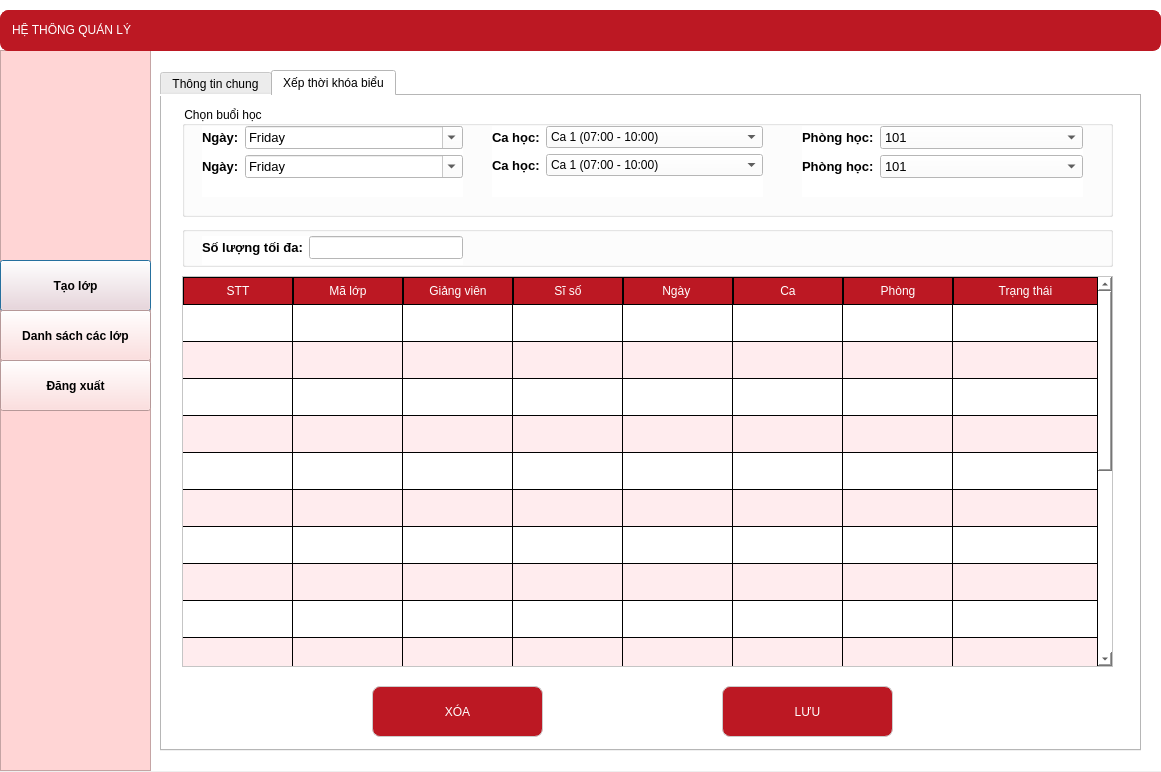
<?xml version="1.0" encoding="UTF-8"?>
<ui version="4.0">
 <class>Dialog</class>
 <widget class="QDialog" name="Dialog">
  <property name="geometry">
   <rect>
    <x>0</x>
    <y>0</y>
    <width>1161</width>
    <height>772</height>
   </rect>
  </property>
  <property name="windowTitle">
   <string>Dialog</string>
  </property>
  <widget class="QWidget" name="widget" native="true">
   <property name="geometry">
    <rect>
     <x>0</x>
     <y>0</y>
     <width>1161</width>
     <height>771</height>
    </rect>
   </property>
   <property name="styleSheet">
    <string notr="true">background: white;
</string>
   </property>
   <widget class="QFrame" name="frame">
    <property name="geometry">
     <rect>
      <x>0</x>
      <y>50</y>
      <width>151</width>
      <height>721</height>
     </rect>
    </property>
    <property name="styleSheet">
     <string notr="true">background:rgb(255, 213, 213)</string>
    </property>
    <property name="frameShape">
     <enum>QFrame::StyledPanel</enum>
    </property>
    <property name="frameShadow">
     <enum>QFrame::Raised</enum>
    </property>
    <widget class="QPushButton" name="Button_taolop">
     <property name="geometry">
      <rect>
       <x>0</x>
       <y>210</y>
       <width>151</width>
       <height>51</height>
      </rect>
     </property>
     <property name="font">
      <font>
       <pointsize>9</pointsize>
       <weight>75</weight>
       <bold>true</bold>
      </font>
     </property>
     <property name="text">
      <string>Tạo lớp</string>
     </property>
    </widget>
    <widget class="QPushButton" name="Button_dslop">
     <property name="geometry">
      <rect>
       <x>0</x>
       <y>260</y>
       <width>151</width>
       <height>51</height>
      </rect>
     </property>
     <property name="font">
      <font>
       <pointsize>9</pointsize>
       <weight>75</weight>
       <bold>true</bold>
      </font>
     </property>
     <property name="text">
      <string>Danh sách các lớp</string>
     </property>
    </widget>
    <widget class="QPushButton" name="Button_logout">
     <property name="geometry">
      <rect>
       <x>0</x>
       <y>310</y>
       <width>151</width>
       <height>51</height>
      </rect>
     </property>
     <property name="font">
      <font>
       <pointsize>9</pointsize>
       <weight>75</weight>
       <bold>true</bold>
      </font>
     </property>
     <property name="text">
      <string>Đăng xuất</string>
     </property>
    </widget>
   </widget>
   <widget class="QTabWidget" name="tabWidget_2">
    <property name="geometry">
     <rect>
      <x>160</x>
      <y>70</y>
      <width>981</width>
      <height>681</height>
     </rect>
    </property>
    <property name="currentIndex">
     <number>1</number>
    </property>
    <widget class="QWidget" name="tab_3">
     <attribute name="title">
      <string>Thông tin chung</string>
     </attribute>
     <widget class="QGroupBox" name="groupBox_5">
      <property name="geometry">
       <rect>
        <x>10</x>
        <y>10</y>
        <width>921</width>
        <height>551</height>
       </rect>
      </property>
      <property name="font">
       <font>
        <pointsize>9</pointsize>
        <weight>75</weight>
        <bold>true</bold>
       </font>
      </property>
      <property name="title">
       <string/>
      </property>
      <widget class="QWidget" name="formLayoutWidget_7">
       <property name="geometry">
        <rect>
         <x>20</x>
         <y>30</y>
         <width>881</width>
         <height>206</height>
        </rect>
       </property>
       <layout class="QFormLayout" name="formLayout_7">
        <item row="0" column="0">
         <widget class="QLabel" name="label_5">
          <property name="font">
           <font>
            <pointsize>10</pointsize>
            <weight>75</weight>
            <bold>true</bold>
           </font>
          </property>
          <property name="text">
           <string>Chọn khóa học:</string>
          </property>
         </widget>
        </item>
        <item row="0" column="1">
         <widget class="QComboBox" name="choosecourse_2">
          <property name="font">
           <font>
            <pointsize>10</pointsize>
           </font>
          </property>
          <item>
           <property name="text">
            <string>---Chọn khóa học---</string>
           </property>
          </item>
          <item>
           <property name="text">
            <string>Tiếng Anh giao tiếp cơ bản</string>
           </property>
          </item>
          <item>
           <property name="text">
            <string>Lớp nền tảng cho người mới bắt đầu</string>
           </property>
          </item>
          <item>
           <property name="text">
            <string>Lớp luyện thi Cambridge Mover</string>
           </property>
          </item>
          <item>
           <property name="text">
            <string>Lớp luyện thi Cambridge Flyer</string>
           </property>
          </item>
          <item>
           <property name="text">
            <string>Lớp luyện IELTS mục tiêu 5.0</string>
           </property>
          </item>
          <item>
           <property name="text">
            <string>Lớp luyện IELTS mục tiêu 6.0</string>
           </property>
          </item>
         </widget>
        </item>
        <item row="1" column="0">
         <widget class="QLabel" name="label_22">
          <property name="font">
           <font>
            <pointsize>10</pointsize>
            <weight>75</weight>
            <bold>true</bold>
           </font>
          </property>
          <property name="text">
           <string>Chọn kỹ năng:</string>
          </property>
         </widget>
        </item>
        <item row="1" column="1">
         <widget class="QComboBox" name="chooseskill_2">
          <property name="font">
           <font>
            <pointsize>10</pointsize>
           </font>
          </property>
          <item>
           <property name="text">
            <string>---Chọn kỹ năng---</string>
           </property>
          </item>
          <item>
           <property name="text">
            <string>Communication Listening</string>
           </property>
          </item>
          <item>
           <property name="text">
            <string>Communication Speaking</string>
           </property>
          </item>
          <item>
           <property name="text">
            <string>Basic Listening</string>
           </property>
          </item>
          <item>
           <property name="text">
            <string>Basic Speaking</string>
           </property>
          </item>
          <item>
           <property name="text">
            <string>Basic Reading</string>
           </property>
          </item>
          <item>
           <property name="text">
            <string>Basic Writing</string>
           </property>
          </item>
          <item>
           <property name="text">
            <string>Listening</string>
           </property>
          </item>
          <item>
           <property name="text">
            <string>Speaking</string>
           </property>
          </item>
          <item>
           <property name="text">
            <string>Reading</string>
           </property>
          </item>
          <item>
           <property name="text">
            <string>Writing</string>
           </property>
          </item>
         </widget>
        </item>
        <item row="2" column="0">
         <widget class="QLabel" name="label_7">
          <property name="font">
           <font>
            <pointsize>10</pointsize>
            <weight>75</weight>
            <bold>true</bold>
           </font>
          </property>
          <property name="text">
           <string>Thời lượng:</string>
          </property>
         </widget>
        </item>
        <item row="2" column="1">
         <widget class="QLabel" name="thoiluongkhoa_2">
          <property name="font">
           <font>
            <pointsize>10</pointsize>
           </font>
          </property>
          <property name="text">
           <string/>
          </property>
         </widget>
        </item>
        <item row="3" column="0">
         <widget class="QLabel" name="label_19">
          <property name="font">
           <font>
            <pointsize>10</pointsize>
            <weight>75</weight>
            <bold>true</bold>
           </font>
          </property>
          <property name="text">
           <string>Học phí:</string>
          </property>
         </widget>
        </item>
        <item row="4" column="0">
         <widget class="QLabel" name="label_20">
          <property name="font">
           <font>
            <pointsize>10</pointsize>
            <weight>75</weight>
            <bold>true</bold>
           </font>
          </property>
          <property name="text">
           <string>Tên lớp:</string>
          </property>
         </widget>
        </item>
        <item row="4" column="1">
         <widget class="QLineEdit" name="nameclass_2">
          <property name="font">
           <font>
            <pointsize>9</pointsize>
           </font>
          </property>
         </widget>
        </item>
        <item row="5" column="0">
         <widget class="QLabel" name="label_21">
          <property name="font">
           <font>
            <pointsize>10</pointsize>
            <weight>75</weight>
            <bold>true</bold>
           </font>
          </property>
          <property name="text">
           <string>Giảng viên phụ trách:</string>
          </property>
         </widget>
        </item>
        <item row="5" column="1">
         <widget class="QComboBox" name="gvphutrach_2">
          <property name="font">
           <font>
            <pointsize>10</pointsize>
           </font>
          </property>
          <item>
           <property name="text">
            <string>---Chọn giảng viên---</string>
           </property>
          </item>
          <item>
           <property name="text">
            <string>Nguyễn Minh Anh</string>
           </property>
          </item>
          <item>
           <property name="text">
            <string>Trần Thu Hà</string>
           </property>
          </item>
          <item>
           <property name="text">
            <string>Lê Hoàng Nam</string>
           </property>
          </item>
          <item>
           <property name="text">
            <string>Phạm Quỳnh Chi</string>
           </property>
          </item>
          <item>
           <property name="text">
            <string>Đỗ Thành Công</string>
           </property>
          </item>
          <item>
           <property name="text">
            <string>Võ Mỹ Linh</string>
           </property>
          </item>
          <item>
           <property name="text">
            <string>Bùi Quốc Bảo</string>
           </property>
          </item>
          <item>
           <property name="text">
            <string>Hoàng Gia Hân</string>
           </property>
          </item>
         </widget>
        </item>
        <item row="3" column="1">
         <widget class="QLabel" name="hocphi_2">
          <property name="font">
           <font>
            <pointsize>10</pointsize>
           </font>
          </property>
          <property name="text">
           <string/>
          </property>
         </widget>
        </item>
       </layout>
      </widget>
      <widget class="QGroupBox" name="groupBox_6">
       <property name="geometry">
        <rect>
         <x>20</x>
         <y>250</y>
         <width>881</width>
         <height>231</height>
        </rect>
       </property>
       <property name="title">
        <string/>
       </property>
       <widget class="QWidget" name="formLayoutWidget_8">
        <property name="geometry">
         <rect>
          <x>10</x>
          <y>10</y>
          <width>861</width>
          <height>111</height>
         </rect>
        </property>
        <layout class="QFormLayout" name="formLayout_8">
         <item row="0" column="0">
          <widget class="QLabel" name="label_23">
           <property name="font">
            <font>
             <pointsize>10</pointsize>
             <weight>75</weight>
             <bold>true</bold>
            </font>
           </property>
           <property name="text">
            <string>Ngày bắt đầu:</string>
           </property>
          </widget>
         </item>
         <item row="1" column="0">
          <widget class="QLabel" name="label_24">
           <property name="font">
            <font>
             <pointsize>10</pointsize>
             <weight>75</weight>
             <bold>true</bold>
            </font>
           </property>
           <property name="text">
            <string>Ngày kết thúc: </string>
           </property>
          </widget>
         </item>
         <item row="0" column="1">
          <widget class="QDateEdit" name="datestart_2">
           <property name="font">
            <font>
             <pointsize>10</pointsize>
            </font>
           </property>
           <property name="calendarPopup">
            <bool>true</bool>
           </property>
           <property name="date">
            <date>
             <year>2026</year>
             <month>5</month>
             <day>1</day>
            </date>
           </property>
          </widget>
         </item>
         <item row="1" column="1">
          <widget class="QDateEdit" name="dateEnd_2">
           <property name="font">
            <font>
             <pointsize>10</pointsize>
            </font>
           </property>
           <property name="calendarPopup">
            <bool>true</bool>
           </property>
           <property name="date">
            <date>
             <year>2026</year>
             <month>5</month>
             <day>1</day>
            </date>
           </property>
          </widget>
         </item>
        </layout>
       </widget>
      </widget>
     </widget>
     <widget class="QPushButton" name="save">
      <property name="geometry">
       <rect>
        <x>380</x>
        <y>580</y>
        <width>171</width>
        <height>51</height>
       </rect>
      </property>
      <property name="styleSheet">
       <string notr="true">QPushButton {
    /* Font Segoe UI, cỡ chữ 10pt, độ đậm 700 (Bold) */
    font: 700 10pt &quot;Segoe UI&quot;; 
    color: white;
    background-color: #bc1823;
    border-radius: 8px; /* Bo góc 8px theo yêu cầu của bạn */
    padding: 12px;      /* Padding 12px theo yêu cầu của bạn */
    border: 1px solid #ccc;
    text-transform: uppercase; /* In hoa toàn bộ chữ để trông quyền lực hơn (tùy chọn) */
}

QPushButton:hover {
    background-color: #ffecee;
    color: #bc1823; /* Chữ đỏ đậm trên nền hồng nhạt sẽ đẹp hơn đen */
    border: 2px solid #df9da2;
}</string>
      </property>
      <property name="text">
       <string>LƯU</string>
      </property>
     </widget>
    </widget>
    <widget class="QWidget" name="tab_4">
     <attribute name="title">
      <string>Xếp thời khóa biểu</string>
     </attribute>
     <widget class="QGroupBox" name="groupBox_7">
      <property name="geometry">
       <rect>
        <x>20</x>
        <y>10</y>
        <width>931</width>
        <height>111</height>
       </rect>
      </property>
      <property name="font">
       <font>
        <pointsize>9</pointsize>
       </font>
      </property>
      <property name="title">
       <string>Chọn buổi học</string>
      </property>
      <widget class="QWidget" name="formLayoutWidget_9">
       <property name="geometry">
        <rect>
         <x>310</x>
         <y>20</y>
         <width>271</width>
         <height>71</height>
        </rect>
       </property>
       <layout class="QFormLayout" name="formLayout_9">
        <item row="0" column="0">
         <widget class="QLabel" name="label_25">
          <property name="font">
           <font>
            <pointsize>10</pointsize>
            <weight>75</weight>
            <bold>true</bold>
           </font>
          </property>
          <property name="text">
           <string>Ca học:</string>
          </property>
         </widget>
        </item>
        <item row="0" column="1">
         <widget class="QComboBox" name="ca1_2">
          <item>
           <property name="text">
            <string>Ca 1 (07:00 - 10:00)</string>
           </property>
          </item>
          <item>
           <property name="text">
            <string>Ca 2</string>
           </property>
          </item>
         </widget>
        </item>
        <item row="1" column="0">
         <widget class="QLabel" name="label_26">
          <property name="font">
           <font>
            <pointsize>10</pointsize>
            <weight>75</weight>
            <bold>true</bold>
           </font>
          </property>
          <property name="text">
           <string>Ca học:</string>
          </property>
         </widget>
        </item>
        <item row="1" column="1">
         <widget class="QComboBox" name="ca2_2">
          <item>
           <property name="text">
            <string>Ca 1 (07:00 - 10:00)</string>
           </property>
          </item>
          <item>
           <property name="text">
            <string>Ca 2</string>
           </property>
          </item>
         </widget>
        </item>
       </layout>
      </widget>
      <widget class="QWidget" name="formLayoutWidget_10">
       <property name="geometry">
        <rect>
         <x>620</x>
         <y>20</y>
         <width>281</width>
         <height>71</height>
        </rect>
       </property>
       <layout class="QFormLayout" name="formLayout_10">
        <item row="0" column="0">
         <widget class="QLabel" name="label_27">
          <property name="font">
           <font>
            <pointsize>10</pointsize>
            <weight>75</weight>
            <bold>true</bold>
           </font>
          </property>
          <property name="text">
           <string>Phòng học:</string>
          </property>
         </widget>
        </item>
        <item row="1" column="0">
         <widget class="QLabel" name="label_28">
          <property name="font">
           <font>
            <pointsize>10</pointsize>
            <weight>75</weight>
            <bold>true</bold>
           </font>
          </property>
          <property name="text">
           <string>Phòng học:</string>
          </property>
         </widget>
        </item>
        <item row="0" column="1">
         <widget class="QComboBox" name="room1_2">
          <property name="font">
           <font>
            <pointsize>10</pointsize>
           </font>
          </property>
          <item>
           <property name="text">
            <string>101</string>
           </property>
          </item>
          <item>
           <property name="text">
            <string>102</string>
           </property>
          </item>
          <item>
           <property name="text">
            <string>201</string>
           </property>
          </item>
          <item>
           <property name="text">
            <string>202</string>
           </property>
          </item>
          <item>
           <property name="text">
            <string>Lab 1</string>
           </property>
          </item>
          <item>
           <property name="text">
            <string>Lab 2</string>
           </property>
          </item>
         </widget>
        </item>
        <item row="1" column="1">
         <widget class="QComboBox" name="room1_3">
          <property name="font">
           <font>
            <pointsize>10</pointsize>
           </font>
          </property>
          <item>
           <property name="text">
            <string>101</string>
           </property>
          </item>
          <item>
           <property name="text">
            <string>102</string>
           </property>
          </item>
          <item>
           <property name="text">
            <string>201</string>
           </property>
          </item>
          <item>
           <property name="text">
            <string>202</string>
           </property>
          </item>
          <item>
           <property name="text">
            <string>Lab 1</string>
           </property>
          </item>
          <item>
           <property name="text">
            <string>Lab 2</string>
           </property>
          </item>
         </widget>
        </item>
       </layout>
      </widget>
      <widget class="QWidget" name="formLayoutWidget_11">
       <property name="geometry">
        <rect>
         <x>20</x>
         <y>20</y>
         <width>261</width>
         <height>71</height>
        </rect>
       </property>
       <layout class="QFormLayout" name="formLayout_11">
        <item row="0" column="0">
         <widget class="QLabel" name="label_29">
          <property name="font">
           <font>
            <pointsize>10</pointsize>
            <weight>75</weight>
            <bold>true</bold>
           </font>
          </property>
          <property name="text">
           <string>Ngày:</string>
          </property>
         </widget>
        </item>
        <item row="0" column="1">
         <widget class="QDateEdit" name="dateca1_2">
          <property name="font">
           <font>
            <pointsize>10</pointsize>
           </font>
          </property>
          <property name="displayFormat">
           <string>dddd</string>
          </property>
          <property name="calendarPopup">
           <bool>true</bool>
          </property>
          <property name="date">
           <date>
            <year>2026</year>
            <month>5</month>
            <day>1</day>
           </date>
          </property>
         </widget>
        </item>
        <item row="1" column="0">
         <widget class="QLabel" name="label_30">
          <property name="font">
           <font>
            <pointsize>10</pointsize>
            <weight>75</weight>
            <bold>true</bold>
           </font>
          </property>
          <property name="text">
           <string>Ngày:</string>
          </property>
         </widget>
        </item>
        <item row="1" column="1">
         <widget class="QDateEdit" name="dateca2_2">
          <property name="font">
           <font>
            <pointsize>10</pointsize>
           </font>
          </property>
          <property name="displayFormat">
           <string>dddd</string>
          </property>
          <property name="calendarPopup">
           <bool>true</bool>
          </property>
          <property name="date">
           <date>
            <year>2026</year>
            <month>5</month>
            <day>1</day>
           </date>
          </property>
         </widget>
        </item>
       </layout>
      </widget>
     </widget>
     <widget class="QGroupBox" name="groupBox_8">
      <property name="geometry">
       <rect>
        <x>20</x>
        <y>130</y>
        <width>931</width>
        <height>41</height>
       </rect>
      </property>
      <property name="title">
       <string/>
      </property>
      <widget class="QWidget" name="formLayoutWidget_12">
       <property name="geometry">
        <rect>
         <x>20</x>
         <y>10</y>
         <width>261</width>
         <height>29</height>
        </rect>
       </property>
       <layout class="QFormLayout" name="formLayout_12">
        <item row="0" column="0">
         <widget class="QLabel" name="sLNgTIALabel_2">
          <property name="font">
           <font>
            <pointsize>10</pointsize>
            <weight>75</weight>
            <bold>true</bold>
           </font>
          </property>
          <property name="text">
           <string>Số lượng tối đa:</string>
          </property>
         </widget>
        </item>
        <item row="0" column="1">
         <widget class="QLineEdit" name="max_class_2">
          <property name="font">
           <font>
            <pointsize>10</pointsize>
           </font>
          </property>
          <property name="text">
           <string/>
          </property>
         </widget>
        </item>
       </layout>
      </widget>
     </widget>
     <widget class="QTableWidget" name="qlytrunglich_2">
      <property name="geometry">
       <rect>
        <x>20</x>
        <y>180</y>
        <width>931</width>
        <height>391</height>
       </rect>
      </property>
      <property name="styleSheet">
       <string notr="true">QTableWidget {
	font: 75 9pt &quot;MS Shell Dlg 2&quot;;
    background-color: white;
	alternate-background-color:#ffecee;
    gridline-color: black;
}

QHeaderView::section {
    background-color: #bc1823;
    color: white;
    padding: 4px;
    border: 1px solid black;
}

</string>
      </property>
      <property name="verticalScrollBarPolicy">
       <enum>Qt::ScrollBarAsNeeded</enum>
      </property>
      <property name="showDropIndicator" stdset="0">
       <bool>true</bool>
      </property>
      <property name="dragDropOverwriteMode">
       <bool>true</bool>
      </property>
      <property name="alternatingRowColors">
       <bool>true</bool>
      </property>
      <property name="showGrid">
       <bool>true</bool>
      </property>
      <attribute name="horizontalHeaderDefaultSectionSize">
       <number>110</number>
      </attribute>
      <attribute name="horizontalHeaderShowSortIndicator" stdset="0">
       <bool>false</bool>
      </attribute>
      <attribute name="horizontalHeaderStretchLastSection">
       <bool>true</bool>
      </attribute>
      <attribute name="verticalHeaderVisible">
       <bool>false</bool>
      </attribute>
      <attribute name="verticalHeaderDefaultSectionSize">
       <number>37</number>
      </attribute>
      <attribute name="verticalHeaderShowSortIndicator" stdset="0">
       <bool>false</bool>
      </attribute>
      <row>
       <property name="text">
        <string/>
       </property>
      </row>
      <row>
       <property name="text">
        <string/>
       </property>
      </row>
      <row>
       <property name="text">
        <string/>
       </property>
      </row>
      <row>
       <property name="text">
        <string/>
       </property>
      </row>
      <row>
       <property name="text">
        <string/>
       </property>
      </row>
      <row>
       <property name="text">
        <string/>
       </property>
      </row>
      <row>
       <property name="text">
        <string/>
       </property>
      </row>
      <row>
       <property name="text">
        <string/>
       </property>
      </row>
      <row>
       <property name="text">
        <string/>
       </property>
      </row>
      <row>
       <property name="text">
        <string/>
       </property>
      </row>
      <row>
       <property name="text">
        <string/>
       </property>
      </row>
      <row>
       <property name="text">
        <string/>
       </property>
      </row>
      <row>
       <property name="text">
        <string/>
       </property>
      </row>
      <row>
       <property name="text">
        <string/>
       </property>
      </row>
      <row>
       <property name="text">
        <string/>
       </property>
      </row>
      <row>
       <property name="text">
        <string/>
       </property>
      </row>
      <row>
       <property name="text">
        <string/>
       </property>
      </row>
      <row>
       <property name="text">
        <string/>
       </property>
      </row>
      <column>
       <property name="text">
        <string>STT</string>
       </property>
      </column>
      <column>
       <property name="text">
        <string>Mã lớp</string>
       </property>
      </column>
      <column>
       <property name="text">
        <string>Giảng viên</string>
       </property>
      </column>
      <column>
       <property name="text">
        <string>Sĩ số</string>
       </property>
      </column>
      <column>
       <property name="text">
        <string>Ngày </string>
       </property>
      </column>
      <column>
       <property name="text">
        <string>Ca</string>
       </property>
      </column>
      <column>
       <property name="text">
        <string>Phòng</string>
       </property>
      </column>
      <column>
       <property name="text">
        <string>Trạng thái</string>
       </property>
      </column>
      <item row="0" column="0">
       <property name="text">
        <string/>
       </property>
       <property name="font">
        <font>
         <pointsize>10</pointsize>
         <weight>75</weight>
         <bold>true</bold>
        </font>
       </property>
      </item>
     </widget>
     <widget class="QPushButton" name="save_2">
      <property name="geometry">
       <rect>
        <x>560</x>
        <y>590</y>
        <width>171</width>
        <height>51</height>
       </rect>
      </property>
      <property name="styleSheet">
       <string notr="true">QPushButton {
    /* Font Segoe UI, cỡ chữ 10pt, độ đậm 700 (Bold) */
    font: 700 10pt &quot;Segoe UI&quot;; 
    color: white;
    background-color: #bc1823;
    border-radius: 8px; /* Bo góc 8px theo yêu cầu của bạn */
    padding: 12px;      /* Padding 12px theo yêu cầu của bạn */
    border: 1px solid #ccc;
    text-transform: uppercase; /* In hoa toàn bộ chữ để trông quyền lực hơn (tùy chọn) */
}

QPushButton:hover {
    background-color: #ffecee;
    color: #bc1823; /* Chữ đỏ đậm trên nền hồng nhạt sẽ đẹp hơn đen */
    border: 2px solid #df9da2;
}</string>
      </property>
      <property name="text">
       <string>LƯU</string>
      </property>
     </widget>
     <widget class="QPushButton" name="delete_2">
      <property name="geometry">
       <rect>
        <x>210</x>
        <y>590</y>
        <width>171</width>
        <height>51</height>
       </rect>
      </property>
      <property name="styleSheet">
       <string notr="true">QPushButton {
    /* Font Segoe UI, cỡ chữ 10pt, độ đậm 700 (Bold) */
    font: 700 10pt &quot;Segoe UI&quot;; 
    color: white;
    background-color: #bc1823;
    border-radius: 8px; /* Bo góc 8px theo yêu cầu của bạn */
    padding: 12px;      /* Padding 12px theo yêu cầu của bạn */
    border: 1px solid #ccc;
    text-transform: uppercase; /* In hoa toàn bộ chữ để trông quyền lực hơn (tùy chọn) */
}

QPushButton:hover {
    background-color: #ffecee;
    color: #bc1823; /* Chữ đỏ đậm trên nền hồng nhạt sẽ đẹp hơn đen */
    border: 2px solid #df9da2;
}</string>
      </property>
      <property name="text">
       <string>XÓA</string>
      </property>
     </widget>
    </widget>
   </widget>
   <widget class="QLabel" name="label_quanlyhocvien_2">
    <property name="geometry">
     <rect>
      <x>0</x>
      <y>10</y>
      <width>1161</width>
      <height>41</height>
     </rect>
    </property>
    <property name="styleSheet">
     <string notr="true">QLabel {
    /* Màu nền đỏ đậm thương hiệu của Trầm */
    background-color: #bc1823;
    
    /* Chữ trắng, in hoa và đậm (Bold 700) */
    color: white;
    font: 700 10pt &quot;Segoe UI&quot;;
    text-transform: uppercase;
    
    /* Bo góc và viền để khớp với Dashboard */
    border-radius: 8px;
    border: 1px solid #bc1823;
    
    /* Căn giữa chữ tuyệt đối */
    qproperty-alignment: 'AlignCenter';
    padding: 8px;
}

/* Hiệu ứng khi di chuột vào để giao diện sinh động hơn */
QLabel:hover {
    background-color: #ffecee; /* Đổi sang nền hồng nhạt */
    color: #bc1823;           /* Chữ chuyển sang đỏ đậm */
    border: 1px solid #df9da2;
}</string>
    </property>
    <property name="text">
     <string>&lt;html&gt;&lt;head/&gt;&lt;body&gt;&lt;p&gt;HỆ THỐNG QUẢN LÝ&lt;/p&gt;&lt;/body&gt;&lt;/html&gt;</string>
    </property>
   </widget>
  </widget>
 </widget>
 <resources/>
 <connections/>
</ui>
